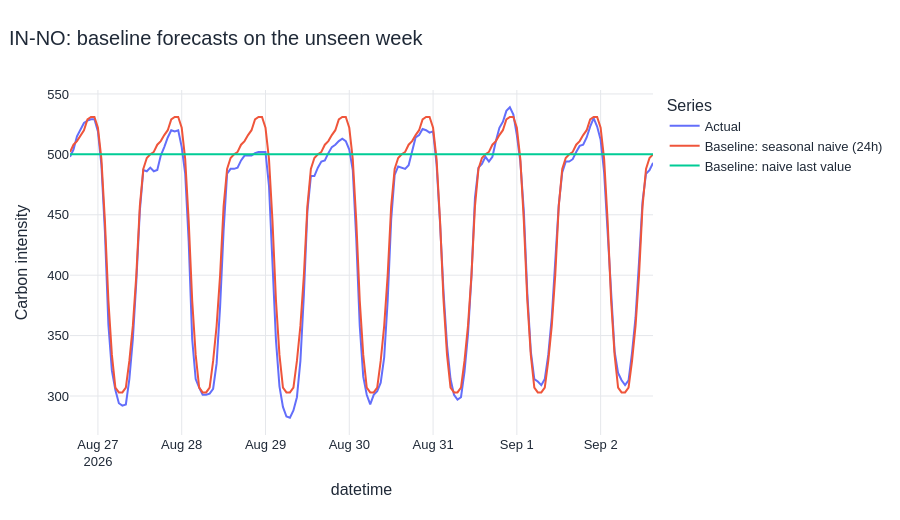

Notebook code for this chart:
### Markdown cell above
## 10. Baseline forecasts

*Set simple targets that advanced models must beat*

The naïve baseline repeats the last observed value. The seasonal-naïve baseline repeats the latest 24-hour pattern.

### Code cell
baseline = bundle.metrics[bundle.metrics["Model"].str.startswith("Baseline")]
display(baseline.round(3))
baseline_names = baseline["Model"].tolist()
plot_data = bundle.forecasts[["Actual", *baseline_names]].reset_index().melt(
    id_vars="datetime", var_name="Series", value_name="Carbon intensity")
fig = px.line(plot_data, x="datetime", y="Carbon intensity", color="Series",
              title=f"{REGION}: baseline forecasts on the unseen week")
show_chart(fig)
best_baseline = baseline.sort_values("RMSE").iloc[0]
display(Markdown(
    f"**{best_baseline['Model']}** is the stronger baseline with RMSE "
    f"**{best_baseline['RMSE']:.2f} gCO₂eq/kWh**. A useful advanced model should improve on it."
))

### Figure 1 — Plotly figure (JSON) as saved in the notebook; plotly's stock layout.template omitted (floating-point values rounded to 4 significant figures; data arrays with more than 128 entries replaced by an {"elided": "..."} marker saying what was removed)
{"data": [{"hovertemplate": "Series=Actual<br>datetime=%{x}<br>Carbon intensity=%{y}<extra></extra>", "legendgroup": "Actual", "line": {"color": "#636efa", "dash": "solid"}, "marker": {"symbol": "circle"}, "mode": "lines", "name": "Actual", "orientation": "v", "showlegend": true, "type": "scatter", "x": {"elided": "168 str values"}, "xaxis": "x", "y": {"elided": "168 float values"}, "yaxis": "y"}, {"hovertemplate": "Series=Baseline: seasonal naive (24h)<br>datetime=%{x}<br>Carbon intensity=%{y}<extra></extra>", "legendgroup": "Baseline: seasonal naive (24h)", "line": {"color": "#EF553B", "dash": "solid"}, "marker": {"symbol": "circle"}, "mode": "lines", "name": "Baseline: seasonal naive (24h)", "orientation": "v", "showlegend": true, "type": "scatter", "x": {"elided": "168 str values"}, "xaxis": "x", "y": {"elided": "168 float values"}, "yaxis": "y"}, {"hovertemplate": "Series=Baseline: naive last value<br>datetime=%{x}<br>Carbon intensity=%{y}<extra></extra>", "legendgroup": "Baseline: naive last value", "line": {"color": "#00cc96", "dash": "solid"}, "marker": {"symbol": "circle"}, "mode": "lines", "name": "Baseline: naive last value", "orientation": "v", "showlegend": true, "type": "scatter", "x": {"elided": "168 str values"}, "xaxis": "x", "y": {"elided": "168 float values"}, "yaxis": "y"}], "layout": {"autosize": true, "font": {"color": "#1f2937", "family": "Arial, sans-serif", "size": 13}, "height": 520, "hoverlabel": {"font": {"size": 13}}, "legend": {"title": {"text": "Series"}, "tracegroupgap": 0}, "margin": {"b": 85, "l": 70, "r": 45, "t": 90}, "title": {"font": {"size": 20}, "text": "IN-NO: baseline forecasts on the unseen week", "x": 0.01, "xanchor": "left"}, "xaxis": {"anchor": "y", "automargin": true, "domain": [0.0, 1.0], "gridcolor": "#e5e7eb", "showgrid": true, "title": {"text": "datetime"}}, "yaxis": {"anchor": "x", "automargin": true, "domain": [0.0, 1.0], "gridcolor": "#e5e7eb", "showgrid": true, "title": {"text": "Carbon intensity"}, "zeroline": false}}}
